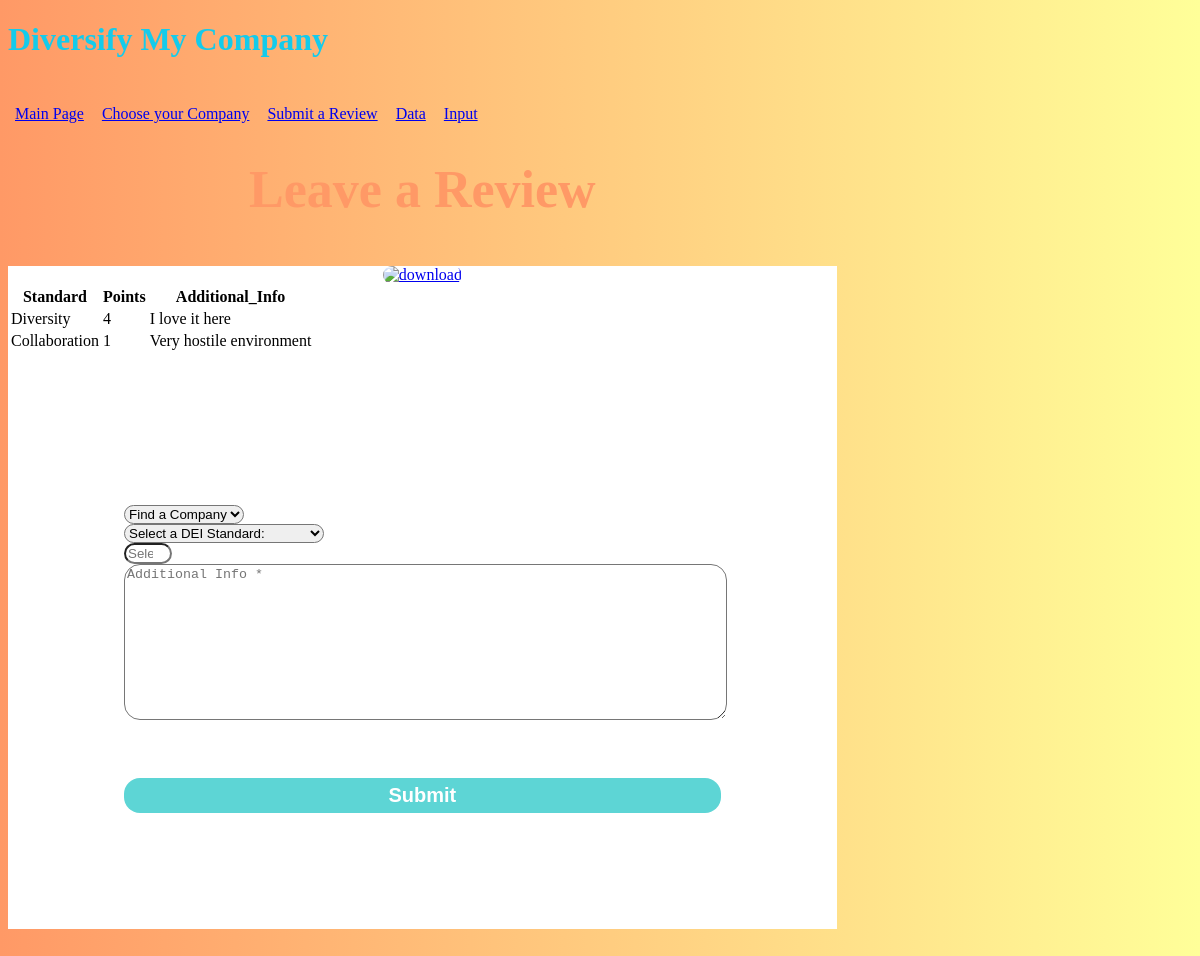
The page /database on the database as committed earlier.
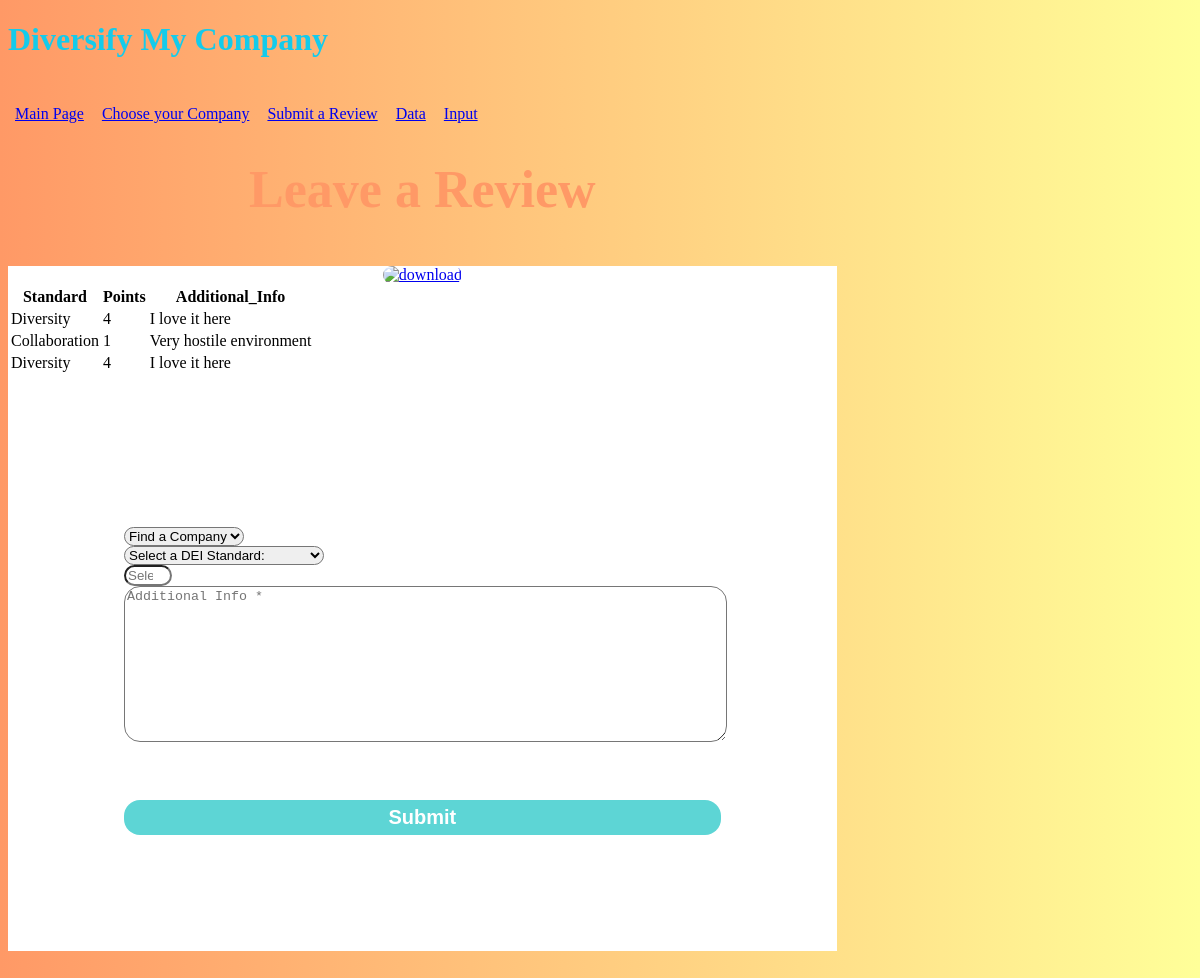
The same page on the database as committed later.
### models.py (models this page shows, shortened)
class Company(Base):
    __tablename__ = 'revs'
    id = Column(Integer, primary_key=True)
    standard = Column(String(20), unique=False)
    points = Column(Integer, unique=False)
    additional_info = Column(String(250), unique=False)

### flask_template.py (the view)
@app.route('/database')
def database():
  return render_template(
    'database.html',
    revs= Company.query.all()
  )

### flask_template.py (called while the page is built)
@app.teardown_appcontext
def shutdown_session(exception=None):
    db_session.remove()

### templates/database.html (shortened to what this page needs)
<!DOCTYPE html>
<html>
<head>
  <link rel="stylesheet" href="{{ url_for('static',filename='stylesheets/input.css') }}">
</head>
<h1 id="main-header"> Diversify My Company</h1>
<ul id="menu-nav">
  <li class="menu-item"><a href="/">Main Page</a></li>
  <li class="menu-item"><a href="/python">Choose your Company</a></li>
  <li class="menu-item"><a href="/style">Submit a Review</a></li>
  <li class="menu-item"><a href="/database">Data</a></li>
  <li class="menu-item"><a href="/input">Input</a></li>
</ul>
    <div class="container contact-form">
      <div class="contact-image">
        <a href="https://ibb.co/F6Nmqcv"><img src="https://i.ibb.co/F6Nmqcv/download.png" alt="download" border="0"></a>
      </div>
        <h3>Leave a Review</h3>
        <table class="pure-table">
          <thead>
            <th>Standard</th>
            <th>Points</th>
            <th>Additional_Info</th>
          </thead>
          <tbody>
          {% for rev in revs %}
            <tr>
              <td> {{ rev.standard }}</td>
              <td> {{ rev.points }}</td>
              <td> {{ rev.additional_info }}</td>
            </tr>
          {% endfor %}
          </tbody>
        </table>
        <br /><br />
        <div class="row">
        <form action="/add_rev" >
          <div class="form-group">
            <select name="company_name" id="company_name" class="form-control" >
              <option value="default">Find a Company</option>
            </select>
          </div>
          <div class="form-group">
            <select name="standard" id="standard" class="form-control" >
              <option value="default">Select a DEI Standard:</option>
            </select>
        </div>
        <div class="form-group">
          <input type="number" name = "points" min="1" max="5" step="1" class="form-control" placeholder="Select a Number">
        </div>
        <div class="col-md-6">
            <textarea type="text" name="additional_info" name="msg" class="form-control" placeholder="Additional Info *" style="width: 100%; height: 150px;"></textarea>
        </div>
        <div class="form-group">
            <input type="submit" name="btnSubmit" class="btnContact" value="Submit" />
        </div>
        </form>
        </div>
    </div>
</html>

### static/stylesheets/input.css (style rules this page uses)
#main-header { color: #14cbeb; font-weight: 800; }
.menu-item { display: inline-block; padding-right: 7px; padding-left: 7px; }
#menu-nav { padding: 0; padding-top: 25px; padding-bottom: 25px; color: #bb1d1d; }
.contact-form { background: #fff; margin-top: 10%; margin-bottom: 5%; width: 70%; }
.contact-form .form-control { border-radius: 1rem; }
.contact-image { text-align: center; }
.contact-image img { border-radius: 6rem; width: 11%; margin-top: -17.5%; }
.contact-form form { padding: 14%; }
.contact-form h3 { margin-bottom: 8%; margin-top: -15%; text-align: center; color: #ff9966; font-size: 52px; }
.contact-form .btnContact { width: 100%; border: none; border-radius: 1rem; padding: 1%; background: #5dd5d5; font-weight: 600; color: #fff; cursor: pointer; font-size: 20px; margin-top: 9%; }

Rows that differ between the two databases and show on the page:
added Company: standard "Diversity", points "4", additional_info "I love it here"
